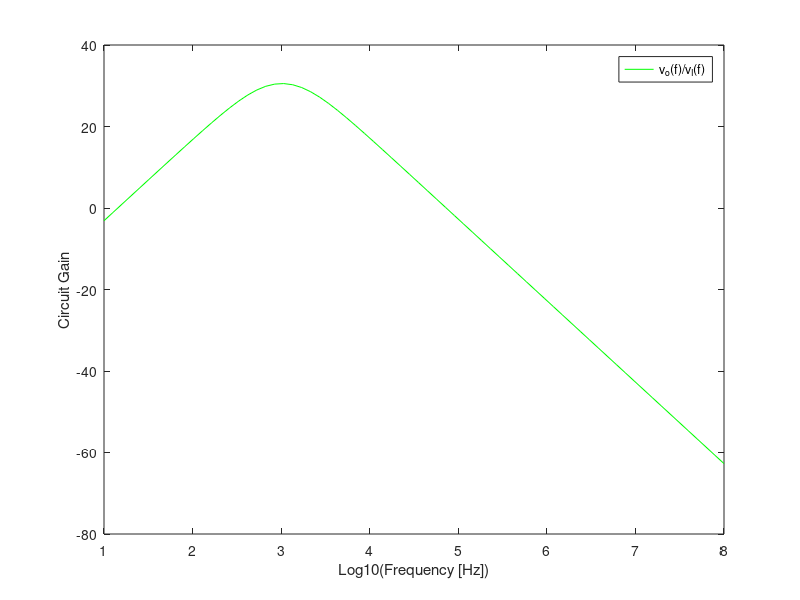

Here is the MATLAB script that generated this plot:
R1 = 1000;
R2 = 1000;
R3 = 100000;
R4 = 1000;
C1 = 110e-9;
C2 = 220e-9;
i = sqrt(-1);

wL = 1/(R1*C1);
wH = 1/(R2*C2);

if wL>wH
	aux = wL;
	wL = wH;
	wH = aux;
endif

w0 = sqrt(wL*wH);

input_imp = R1 + 1/(i*w0*C1);
output_imp = R2/(1+i*w0*C2*R2);


T_w0 = ((R1*C1*w0*i)/(1+R1*C1*w0*i))*(1/(1+R2*C2*w0*i))*(1+(R3/R4));
Gain_w0 = abs(T_w0);
Gain_w0_dB = 20*log10(Gain_w0);

f = logspace(1,8,70);
w = 2*pi*f;
T_dB = ones(1,length(w));

for k = 1:length(w)
	T = ((R1*C1*w(k)*i)/(1+R1*C1*w(k)*i))*(1/(1+R2*C2*w(k)*i))*(1+(R3/R4))
	T_dB(k) = 20*log10(abs(T));
endfor

freq_deviation = w0/(2*pi) - 1000;
gain_deviation = Gain_w0_dB - 40;

Cost = R1/1000 + R2/1000 + R3/1000 + R4/1000 + (3*220)/(1e-6) + 1;

Merit = 1/(Cost*freq_deviation*gain_deviation);

%Ponto 2 Teorica
teorica = figure ();
plot(log10(f),T_dB,"g");
legend("v_o(f)/v_I(f)");

xlabel ("Log10(Frequency [Hz])");
ylabel ("Circuit Gain");

print (teorica, "teoria", "-depsc");

printf ("final_TAB\n");
printf ("Central Frequency Deviation = %e Hz \n", freq_deviation);
printf ("Gain Deviation = %e dB \n", gain_deviation);
printf ("Cost = %e MU \n", Cost);
printf ("Merit = %e \n", Merit);
printf ("final_END\n\n");

printf ("frequencias_TAB\n");
printf ("Lower Cut Off Frequency = %e rad/s\n", wL);
printf ("Higher Cut Off Frequency = %e rad/s\n", wH);
printf ("Central Frequency = %e rad/s\n", w0);
printf ("frequencias_END\n\n");

printf ("ganhos_TAB\n");
printf ("Gain = %e \n", Gain_w0);
printf ("Gain = %e dB \n", Gain_w0_dB);
printf ("ganhos_END\n\n");

printf ("impedancias_TAB\n");
printf ("Input Impedance = %e \n", input_imp);
printf ("Output Impedance = %e \n", output_imp);
printf ("impedancias_END\n\n");

printf ("componentes_TAB\n");
printf ("R1 = %e \n", R1);
printf ("R2 = %e \n", R2);
printf ("R3 = %e \n", R3);
printf ("R4 = %e \n", R4);
printf ("C1 = %e \n", C1);
printf ("C2 = %e \n", C2);
printf ("componentes_END\n\n");
